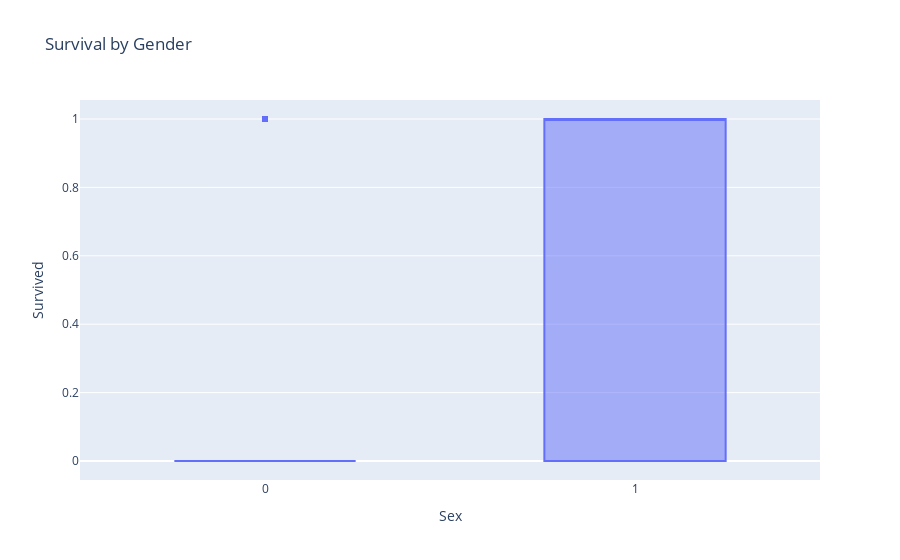

Write notebook code for a chart like this one.
### Code cell
fig = px.box(
    train,
    x="Sex",
    y="Survived",
    title="Survival by Gender"
)

fig.show()

### Figure 1 — Plotly figure (JSON) as saved in the notebook; plotly's stock layout.template omitted (floating-point values rounded to 4 significant figures; data arrays with more than 128 entries replaced by an {"elided": "..."} marker saying what was removed)
{"data": [{"alignmentgroup": "True", "hovertemplate": "Sex=%{x}<br>Survived=%{y}<extra></extra>", "legendgroup": "", "marker": {"color": "#636efa"}, "name": "", "notched": false, "offsetgroup": "", "orientation": "v", "showlegend": false, "type": "box", "x": {"elided": "891 int values"}, "x0": " ", "xaxis": "x", "y": {"elided": "891 int values"}, "y0": " ", "yaxis": "y"}], "layout": {"boxmode": "group", "legend": {"tracegroupgap": 0}, "title": {"text": "Survival by Gender"}, "xaxis": {"anchor": "y", "domain": [0, 1], "title": {"text": "Sex"}}, "yaxis": {"anchor": "x", "domain": [0, 1], "title": {"text": "Survived"}}}}
